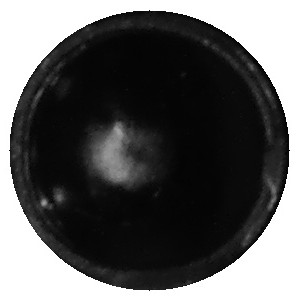
#> input picture train_good/proc_perfect11.jpg, 300 x 300 px; its folder holds 4 pictures in this run
$ python GLCM.py   (older library calls are emulated)
#> lines starting #> are read from the running program, lines starting #| are printed output that depends on the picture; long printed decimals are rounded
import cv2
import numpy as np
import os
import glob
import pandas as pd
from skimage.feature import graycomatrix, graycoprops

def calculate_texture_metrics(img):
    """
    Calculates texture features (GLCM) from the center of the pellet.
    Ignores shape/geometry entirely.
    """
    # 1. Get the Center Patch
    # We assume the images are 300x300 (from your preprocessing).
    # We take a 100x100 patch from the center to avoid edges and background.
    h, w = img.shape
    center_y, center_x = h // 2, w // 2
    patch_size = 50 # Radius (so 100x100 total)

    # Extract the patch
    patch = img[center_y-patch_size:center_y+patch_size, center_x-patch_size:center_x+patch_size]

    # Safety Check: If the patch contains ANY pure white (255) background pixels,
    # the pellet might be off-center or too small. We should ignore this sample
    # to prevent skewing the data with "edge" contrast.
    if np.any(patch == 255):
        # Optional: Try a smaller patch? For now, returns None to be safe.
        return None

    # 2. Compute GLCM (Gray-Level Co-occurrence Matrix)
    # distances=[1]: Look at immediate neighbor pixels
    # angles=[0, np.pi/4, np.pi/2, 3*np.pi/4]: Look in all 4 directions (horizontal, vertical, diagonal)
    # levels=256: For 8-bit grayscale
    glcm = graycomatrix(patch, distances=[1], angles=[0, np.pi/4, np.pi/2, 3*np.pi/4],
                        levels=256, symmetric=True, normed=True)

    # 3. Extract Features (Average across all 4 directions)

    # CONTRAST: Measures local variations.
    # High Contrast = Rough texture, heavy layer lines, noise.
    # Low Contrast = Smooth, polished surface.
    contrast = np.mean(graycoprops(glcm, 'contrast'))

    # DISSIMILARITY: Similar to contrast but scales linearly.
    dissimilarity = np.mean(graycoprops(glcm, 'dissimilarity'))

    # HOMOGENEITY: Measures closeness of distribution to diagonal.
    # High Homogeneity = Very smooth, uniform surface.
    homogeneity = np.mean(graycoprops(glcm, 'homogeneity'))

    # ENERGY: Measures orderliness.
    # High Energy = Constant image (very little variation).
    energy = np.mean(graycoprops(glcm, 'energy'))

    # CORRELATION: Measures linear dependency.
    # High Correlation = Predictable patterns (like consistent layer lines).
    # Low Correlation = Random noise/static.
    correlation = np.mean(graycoprops(glcm, 'correlation'))

    return {
        'Contrast': contrast,
        'Dissimilarity': dissimilarity,
        'Homogeneity': homogeneity,
        'Energy': energy,
        'Correlation': correlation
    }

def analyze_folder(folder_path):
#> called with folder_path = 'processed_images/train_good'
    metrics_list = []
    filenames = []

    extensions = ['*.jpg', '*.jpeg', '*.png']
    files = []
    for ext in extensions:
        files.extend(glob.glob(os.path.join(folder_path, ext)))
#> pass 2 of the loop in analyze_folder, `for ext in extensions:`:

    print(f"Analyzing {len(files)} images in {folder_path}...")

    for f in files:
        img = cv2.imread(f, cv2.IMREAD_GRAYSCALE)
#> img is the input picture: shape (300, 300); min 0, max 255, mean 93.6
        if img is not None:
            m = calculate_texture_metrics(img)
#> in calculate_texture_metrics, `patch = img[center_y-patch_size:center_y+patch_size, center_x-patch_si..`:
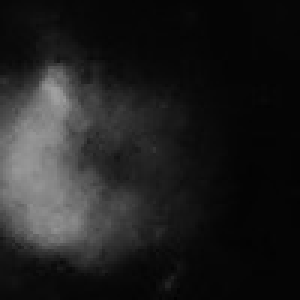
#> patch: shape (100, 100) (shown 3 times larger); min 1, max 160, mean 32
#> in calculate_texture_metrics, `contrast = np.mean(graycoprops(glcm, 'contrast'))`: contrast = 18.5
#> in calculate_texture_metrics, `dissimilarity = np.mean(graycoprops(glcm, 'dissimilarity'))`: dissimilarity = 2.27
#> in calculate_texture_metrics, `homogeneity = np.mean(graycoprops(glcm, 'homogeneity'))`: homogeneity = 0.539
#> in calculate_texture_metrics, `energy = np.mean(graycoprops(glcm, 'energy'))`: energy = 0.179
#> in calculate_texture_metrics, `correlation = np.mean(graycoprops(glcm, 'correlation'))`: correlation = 0.994
#> m = {'Contrast': 18.5, 'Dissimilarity': 2.27, 'Homogeneity': 0.539, 'Energy': 0.179, 'Correlation': 0.994}
            if m:
                metrics_list.append(m)
                filenames.append(os.path.basename(f))
            else:
                print(f"Skipping {os.path.basename(f)}: Background detected in texture patch.")
#> pass 2 of the loop in analyze_folder, `for f in files:`:
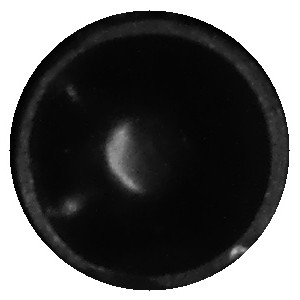
#> input picture train_good/proc_perfect12.jpg, 300 x 300 px
#> in analyze_folder, img is the input picture: shape (300, 300); min 0, max 255, mean 92.4
#> in calculate_texture_metrics (call 2), `patch = img[center_y-patch_size:center_y+patch_size, center_x-patch_si..`:
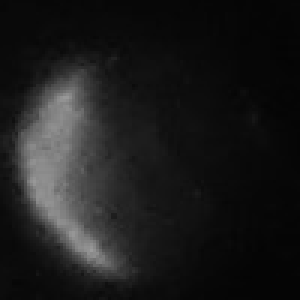
#> patch: shape (100, 100) (shown 3 times larger); min 4, max 156, mean 27.7
#> contrast = 21.86
#> dissimilarity = 2.25
#> homogeneity = 0.563
#> energy = 0.123
#> correlation = 0.99
#> m = {'Contrast': 21.86, 'Dissimilarity': 2.25, 'Homogeneity': 0.563, 'Energy': 0.123, 'Correlation': 0.99}

    return pd.DataFrame(metrics_list, index=filenames)

def main():
    TRAIN_FOLDER = 'processed_images/train_good'
    TEST_FOLDER = 'processed_images/test_mixed'

    # --- 1. TRAIN (Learn Normal Texture) ---
    df_train = analyze_folder(TRAIN_FOLDER)
#> df_train = table of 2 rows and 5 columns

    if df_train.empty:
        print("Error: No valid training data found.")
        return

    # Calculate Mean and Std Dev
    stats = df_train.describe().loc[['mean', 'std']]
#> stats = table of 2 rows and 5 columns
    print("\n--- TRAINING STATS (Normal Texture) ---")
    print(stats)
#|        Contrast  Dissimilarity  Homogeneity    Energy  Correlation
#| mean  20.178       2.264     0.5507  0.1509     0.9923
#| std    2.377       0.01514     0.01685  0.04009     0.0026

    # Define Tolerance
    SIGMA = 3.0

    limits = {}
    for col in df_train.columns:
        mean = stats.loc['mean', col]
        std = stats.loc['std', col]
        limits[col] = (mean - (SIGMA * std), mean + (SIGMA * std))
#> this loop made 5 passes
#> (col, mean, std) on passes 1 to 5: ('Contrast', 20.18, 2.38), ('Dissimilarity', 2.26, 0.0151), ('Homogeneity', 0.551, 0.0169), ('Energy', 0.151, 0.0401), ('Correlation', 0.992, 0.0026)
#> after the loop, limits = {'Contrast': (13.05, 27.31), 'Dissimilarity': (2.22, 2.31), 'Homogeneity': (0.5, 0.601), 'Energy': (0.0307, 0.271), 'Correlation': (0.985, 1)}

    print("\n--- TEXTURE THRESHOLDS ---")
    for k, v in limits.items():
        print(f"{k}: {v[0]:.4f} to {v[1]:.4f}")
#> this loop made 5 passes
#| Contrast: 13.0487 to 27.3078
#| Dissimilarity: 2.2184 to 2.3092
#| Homogeneity: 0.5002 to 0.6013
#| Energy: 0.0307 to 0.2712
#| Correlation: 0.9845 to 1.0001

    # --- 2. TEST (Detect Texture Defects) ---
    df_test = analyze_folder(TEST_FOLDER)
#> pass 2 of the loop in analyze_folder, `for ext in extensions:`:

    print("\n--- TEST RESULTS ---")
    for filename, row in df_test.iterrows():
        reasons = []

        for metric, (low, high) in limits.items():
            val = row[metric]

            # Logic:
            # High Contrast/Dissimilarity = Too Rough (Defect)
            # Low Homogeneity/Energy = Too Messy (Defect)

            if metric in ['Contrast', 'Dissimilarity']:
                if val > high:
                    reasons.append(f"Too Rough ({metric} {val:.2f} > {high:.2f})")

            elif metric in ['Homogeneity', 'Energy']:
                if val < low:
                    reasons.append(f"Not Smooth ({metric} {val:.4f} < {low:.4f})")

            # Correlation can go either way, so we check both bounds
            elif metric == 'Correlation':
                if val < low or val > high:
                    reasons.append(f"Abnormal Pattern ({val:.4f})")

        if not reasons:
            print(f"{filename}: PASS")
        else:
            print(f"{filename}: FAIL -> {', '.join(reasons)}")

if __name__ == "__main__":
    main()
